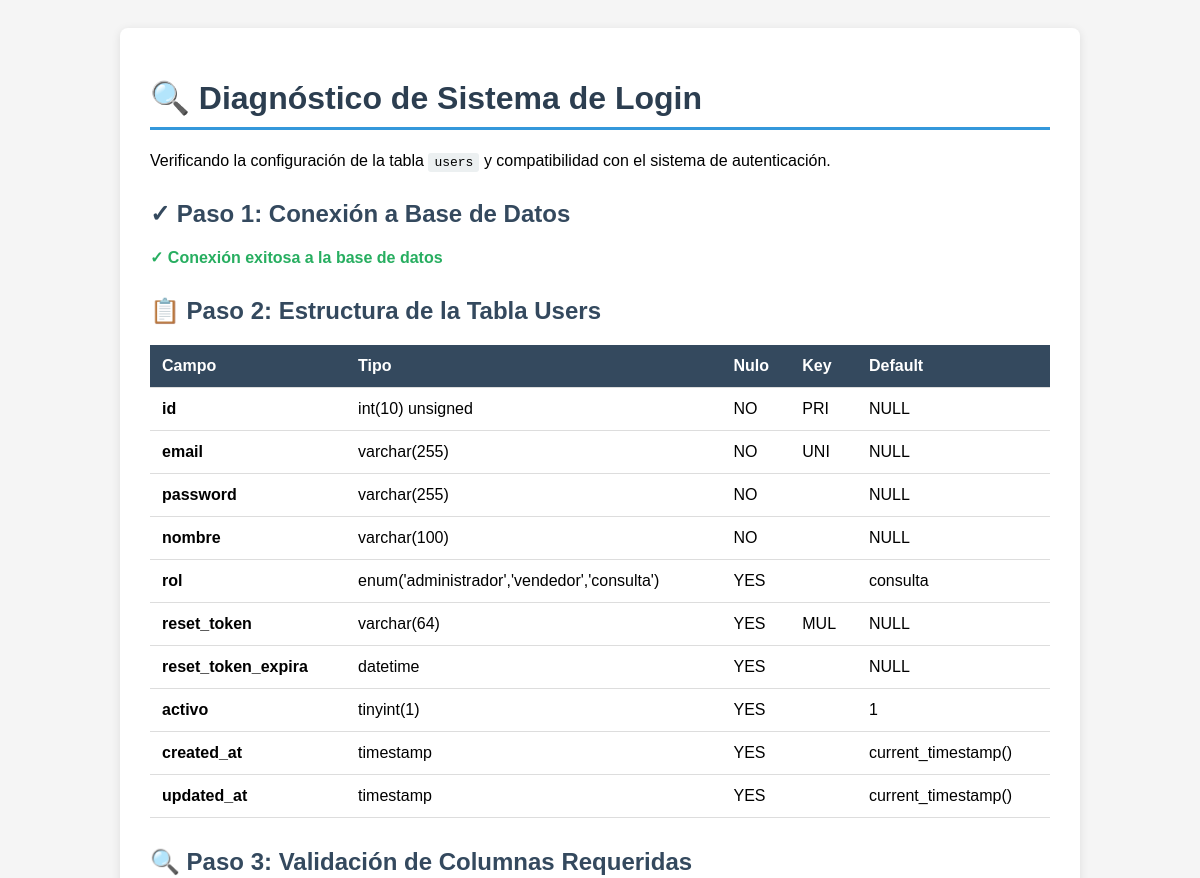
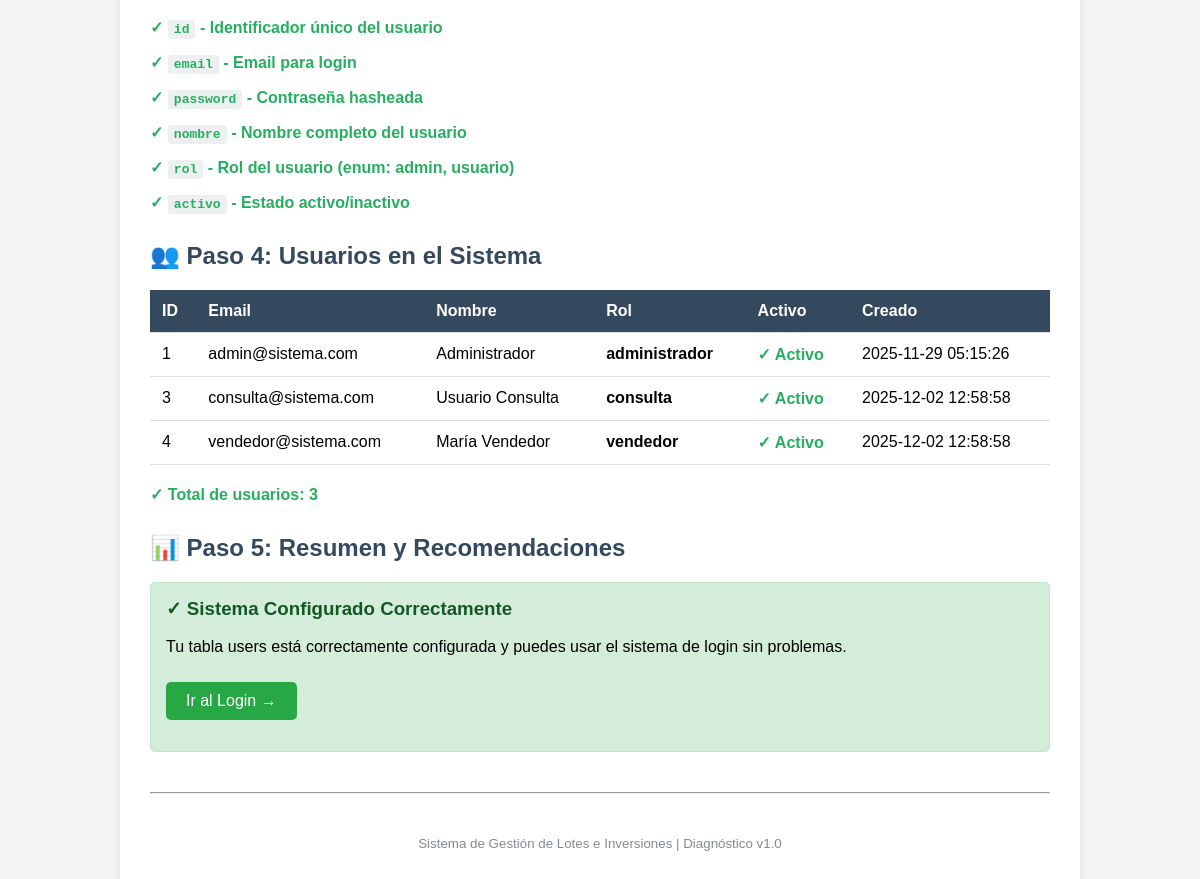
/diagnostico_login.php, run on the app's committed database (2 pictures, top to bottom).
### tables this page shows
CREATE TABLE `users` (
  `id` int(10) UNSIGNED NOT NULL,
  `email` varchar(255) NOT NULL,
  `password` varchar(255) NOT NULL,
  `nombre` varchar(100) NOT NULL,
  `rol` enum('administrador','vendedor','consulta') DEFAULT 'consulta',
  `reset_token` varchar(64) DEFAULT NULL COMMENT 'Token para recuperación de contraseña',
  `reset_token_expira` datetime DEFAULT NULL COMMENT 'Fecha de expiración del token',
  `activo` tinyint(1) DEFAULT 1 COMMENT 'Estado del usuario',
  `created_at` timestamp NULL DEFAULT current_timestamp(),
  `updated_at` timestamp NULL DEFAULT current_timestamp() ON UPDATE current_timestamp()
);

### core/Database.php (called while the page is built, shortened)
<?php
class Database
{
    private static $instance = null;
    private $pdo;
    private function __construct()
    {
        try {
            $dsn = "mysql:host=" . DB_HOST . ";dbname=" . DB_NAME . ";charset=" . DB_CHARSET;
            $options = [
                PDO::ATTR_ERRMODE            => PDO::ERRMODE_EXCEPTION,
                PDO::ATTR_DEFAULT_FETCH_MODE => PDO::FETCH_ASSOC,
                PDO::ATTR_EMULATE_PREPARES   => false,
                PDO::MYSQL_ATTR_INIT_COMMAND => "SET NAMES " . DB_CHARSET
            ];
            $this->pdo = new PDO($dsn, DB_USER, DB_PASS, $options);
        } catch (PDOException $e) {
            throw new Exception("Error de conexión a la base de datos: " . $e->getMessage());
        }
    }
    public static function getInstance()
    {
        if (self::$instance === null) {
            self::$instance = new self();
        }
        return self::$instance;
    }
    public function query($sql, $params = [])
    {
        try {
            $stmt = $this->pdo->prepare($sql);
            $stmt->execute($params);
            return $stmt;
        } catch (PDOException $e) {
            throw new Exception("Error en la consulta: " . $e->getMessage());
        }
    }
    public function fetchAll($sql, $params = [])
    {
        $stmt = $this->query($sql, $params);
        return $stmt->fetchAll();
    }
}

### diagnostico_login.php (the view, shortened to what this page needs)
<?php
require_once __DIR__ . '/core/Database.php';
?>
<!DOCTYPE html>
<html lang="es">
<head>
</head>
<body>
    <div class="container">
        <h1>🔍 Diagnóstico de Sistema de Login</h1>
        <p>Verificando la configuración de la tabla <code>users</code> y compatibilidad con el sistema de autenticación.</p>
        <?php
        try {
            $db = Database::getInstance();
            echo "<h2>✓ Paso 1: Conexión a Base de Datos</h2>";
            echo "<p class='success'>✓ Conexión exitosa a la base de datos</p>";
            echo "<h2>📋 Paso 2: Estructura de la Tabla Users</h2>";
            $columns = $db->fetchAll("SHOW COLUMNS FROM users");
            echo "<table>";
            echo "<tr><th>Campo</th><th>Tipo</th><th>Nulo</th><th>Key</th><th>Default</th></tr>";
            $columnsNames = [];
            foreach ($columns as $col) {
                echo "<tr>";
                echo "<td><strong>" . htmlspecialchars($col['Field']) . "</strong></td>";
                echo "<td>" . htmlspecialchars($col['Type']) . "</td>";
                echo "<td>" . htmlspecialchars($col['Null']) . "</td>";
                echo "<td>" . htmlspecialchars($col['Key']) . "</td>";
                echo "<td>" . htmlspecialchars($col['Default'] ?? 'NULL') . "</td>";
                echo "</tr>";
                $columnsNames[] = $col['Field'];
            }
            echo "</table>";
            echo "<h2>🔍 Paso 3: Validación de Columnas Requeridas</h2>";
            $requiredColumns = [
                'id' => 'Identificador único del usuario',
                'email' => 'Email para login',
                'password' => 'Contraseña hasheada',
                'nombre' => 'Nombre completo del usuario',
                'rol' => 'Rol del usuario (enum: admin, usuario)',
                'activo' => 'Estado activo/inactivo'
            ];
            $allCorrect = true;
            foreach ($requiredColumns as $colName => $description) {
                if (in_array($colName, $columnsNames)) {
                    echo "<p class='success'>✓ <code>{$colName}</code> - {$description}</p>";
                } else {
                    echo "<p class='error'>✗ <code>{$colName}</code> - {$description} <strong>NO EXISTE</strong></p>";
                    $allCorrect = false;
                }
            }
            $hasDeprecated = false;
            echo "<h2>👥 Paso 4: Usuarios en el Sistema</h2>";
            $users = $db->fetchAll("SELECT id, email, nombre, rol, activo, created_at FROM users ORDER BY id ASC");
            if (empty($users)) {
                echo "<p class='warning'>⚠ No hay usuarios registrados en el sistema</p>";
                echo "<div class='info'><strong>Acción recomendada:</strong> Necesitas crear al menos un usuario administrador para acceder al sistema.</div>";
            } else {
                echo "<table>";
                echo "<tr><th>ID</th><th>Email</th><th>Nombre</th><th>Rol</th><th>Activo</th><th>Creado</th></tr>";
                foreach ($users as $user) {
                    $activoClass = $user['activo'] ? 'success' : 'error';
                    echo "<tr>";
                    echo "<td>" . htmlspecialchars($user['id']) . "</td>";
                    echo "<td>" . htmlspecialchars($user['email']) . "</td>";
                    echo "<td>" . htmlspecialchars($user['nombre']) . "</td>";
                    echo "<td><strong>" . htmlspecialchars($user['rol']) . "</strong></td>";
                    echo "<td class='{$activoClass}'>" . ($user['activo'] ? '✓ Activo' : '✗ Inactivo') . "</td>";
                    echo "<td>" . htmlspecialchars($user['created_at']) . "</td>";
                    echo "</tr>";
                }
                echo "</table>";
                echo "<p class='success'>✓ Total de usuarios: <strong>" . count($users) . "</strong></p>";
            }
            echo "<h2>📊 Paso 5: Resumen y Recomendaciones</h2>";
            if ($allCorrect && !$hasDeprecated && !empty($users)) {
                echo "<div class='step' style='background:#d4edda;border-color:#c3e6cb;'>";
                echo "<h3 style='color:#155724;margin-top:0;'>✓ Sistema Configurado Correctamente</h3>";
                echo "<p>Tu tabla users está correctamente configurada y puedes usar el sistema de login sin problemas.</p>";
                echo "<p><a href='/auth/login' style='background:#28a745;color:white;padding:10px 20px;text-decoration:none;border-radius:5px;display:inline-block;margin-top:10px;'>Ir al Login →</a></p>";
                echo "</div>";
            }
        } catch (Exception $e) {
            echo "<div class='step' style='background:#f8d7da;border-color:#f5c6cb;'>";
            echo "<h3 style='color:#721c24;margin-top:0;'>✗ Error de Conexión</h3>";
            echo "<p><strong>Mensaje:</strong> " . htmlspecialchars($e->getMessage()) . "</p>";
            echo "<p>Verifica tu configuración en <code>config/config.php</code></p>";
            echo "</div>";
        }
        ?>
        <hr style="margin: 40px 0;">
        <p style="text-align: center; color: #7f8c8d;">
            <small>Sistema de Gestión de Lotes e Inversiones | Diagnóstico v1.0</small>
        </p>
    </div>
</body>
</html>

### diagnostico_login.php (style rules this page uses)
body { font-family: Arial; padding: 20px; background: #f5f5f5; }
.container { max-width: 900px; margin: 0 auto; background: white; padding: 30px; border-radius: 8px; box-shadow: 0 2px 10px rgba(0,0,0,0.1); }
h1 { color: #2c3e50; border-bottom: 3px solid #3498db; padding-bottom: 10px; }
h2 { color: #34495e; margin-top: 30px; }
.success { color: #27ae60; font-weight: bold; }
table { width: 100%; border-collapse: collapse; margin: 20px 0; }
th, td { padding: 12px; text-align: left; border-bottom: 1px solid #ddd; }
th { background: #34495e; color: white; }
code { background: #ecf0f1; padding: 2px 6px; border-radius: 3px; font-family: monospace; }
.step { background: #fff; border: 1px solid #ddd; padding: 15px; margin: 10px 0; border-radius: 5px; }

### data on the page
users: id "1", email "admin@sistema.com", nombre "Administrador", rol "administrador", activo "✓ Activo", created_at "2025-11-29 05:15:26"
users: id "3", email "consulta@sistema.com", nombre "Usuario Consulta", rol "consulta", activo "✓ Activo", created_at "2025-12-02 12:58:58"
users: id "4", email "vendedor@sistema.com", nombre "María Vendedor", rol "vendedor", activo "✓ Activo", created_at "2025-12-02 12:58:58"

### other printed values
$col['Field'] "id"
$col['Type'] "int(10) unsigned"
$col['Null'] "NO"
$col['Key'] "PRI"
$col['Default'] "NULL"
$col['Field'] "email"
$col['Type'] "varchar(255)"
$col['Key'] "UNI"
$col['Field'] "password"
$col['Field'] "nombre"
$col['Type'] "varchar(100)"
$col['Field'] "rol"
$col['Type'] "enum('administrador','vendedor','consulta')"
$col['Null'] "YES"
$col['Default'] "consulta"
